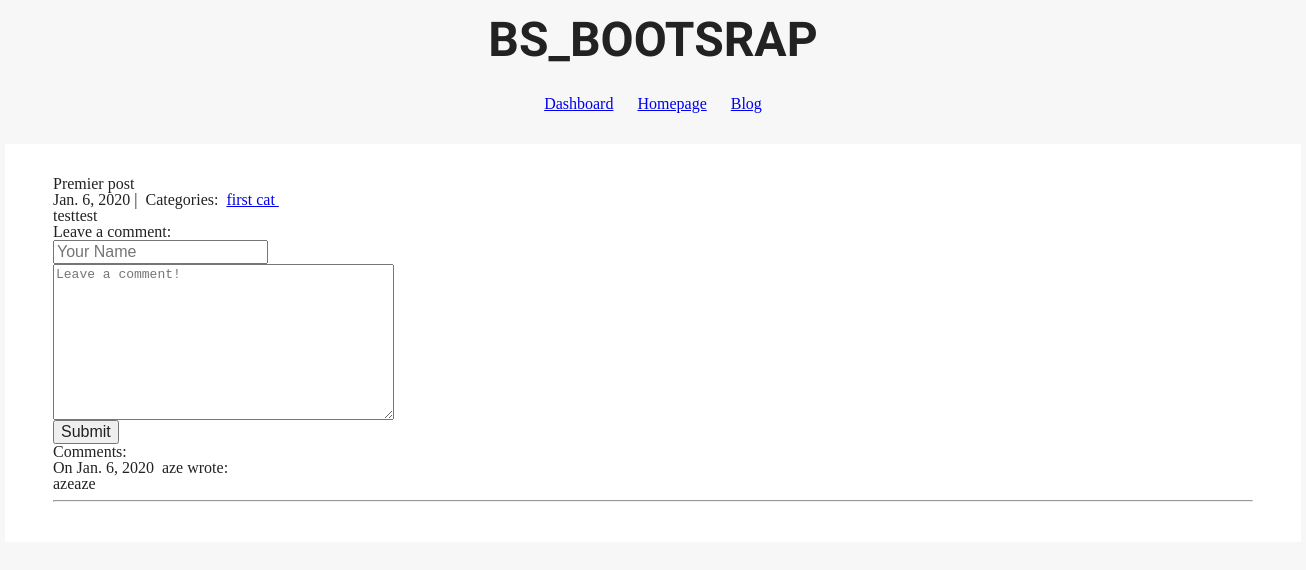
Page /blog/1/ on the committed database.
### blog/models.py (models this page shows)
class Post(models.Model):
    title = models.CharField(max_length=255)
    body = models.TextField()
    created_on = models.DateTimeField(auto_now_add=True)
    last_modified = models.DateTimeField(auto_now=True)
    categories = models.ManyToManyField('Category', related_name='posts')

class Category(models.Model):
    name = models.CharField(max_length=20)

class Comment(models.Model):
    author = models.CharField(max_length=60)
    body = models.TextField()
    created_on = models.DateTimeField(auto_now_add=True)
    post = models.ForeignKey('Post', on_delete=models.CASCADE)

### blog/views.py (the view, shortened to what this page needs)
# urls.py: path("<int:pk>/", views.blog_detail, name="blog_detail"),
def blog_detail(request, pk):
    post = Post.objects.get(pk=pk)
    form = CommentForm()
    comments = Comment.objects.filter(post=post)
    context = {
        "post": post,
        "comments": comments,
        "form": form,
    }
    return render(request, "blog_detail.html", context)

### blog/forms.py
class CommentForm(forms.Form):
    author = forms.CharField(
        max_length=60,
        widget=forms.TextInput(attrs={
            "class": "form-control",
            "placeholder": "Your Name"
        })
    )
    body = forms.CharField(widget=forms.Textarea(
        attrs={
            "class": "form-control",
            "placeholder": "Leave a comment!"
        })
    )

### blog/templates/blog_detail.html (shortened to what this page needs)
{% extends "head.html" %}
{% block page_content %}
<div class="col-md-8 offset-md-2">
    <h1>{{ post.title }}</h1>
    <small>
        {{ post.created_on.date }} |&nbsp;
        Categories:&nbsp;
        {% for category in post.categories.all %}
        <a href="{% url 'blog_category' category.name %}">
            {{ category.name }}
        </a>&nbsp;
        {% endfor %}
    </small>
    <p>{{ post.body | linebreaks }}</p>
    <h3>Leave a comment:</h3>
    <form action="/blog/{{ post.pk }}/" method="post">
        <div class="form-group">
            {{ form.author }}
        </div>
        <div class="form-group">
            {{ form.body }}
        </div>
        <button type="submit" class="btn btn-primary">Submit</button>
    </form>
    <h3>Comments:</h3>
    {% for comment in comments %}
    <p>
        On {{comment.created_on.date }}&nbsp;
        <b>{{ comment.author }}</b> wrote:
    </p>
    <p>{{ comment.body }}</p>
    <hr>
    {% endfor %}
</div>
{% endblock %}

### static/site-style.css (style rules this page uses)
html, body, div, span, applet, object, iframe, h1, h2, h3, h4, h5, h6, p, blockquote, pre, a, abbr, acronym, address, big, cite, code, del, dfn, em, img, ins, kbd, q, s, samp, small, strike, strong, sub, sup, tt, var, b, u, i, center, dl, dt, dd, ol, ul, li, fieldset, form, label, legend, table, caption, tbody, tfoot, thead, tr, th, td, article, aside, canvas, details, embed, figure, figcaption, footer, header, hgroup, menu, nav, output, ruby, section, summary, time, mark, audio, video { margin: 0; padding: 0; border: 0; font-size: 100%; font: inherit; vertical-align: baseline; }
body { line-height: 1; }
textarea { overflow: auto; vertical-align: top; resize: vertical; }
html { font-size: 100%; -webkit-text-size-adjust: 100%; -ms-text-size-adjust: 100%; }
form { margin: 0; }
button, input, select, textarea { font-size: 100%; margin: 0; vertical-align: baseline; *vertical-align: middle; }
button, input { line-height: normal; }
button, select { text-transform: none; }
button, html input[type="button"], input[type="reset"], input[type="submit"] { -webkit-appearance: button; cursor: pointer; *overflow: visible; }
textarea { overflow: auto; vertical-align: top; }
html, button, input, select, textarea { color: #222; }
textarea { resize: vertical; }
body { background:#f7f7f7 }

### rows in the picture
Post: title "Premier post", created_on "Jan. 6, 2020", body "testtest"
Category: name "first cat"
Comment: created_on "Jan. 6, 2020", author "aze", body "azeaze"
